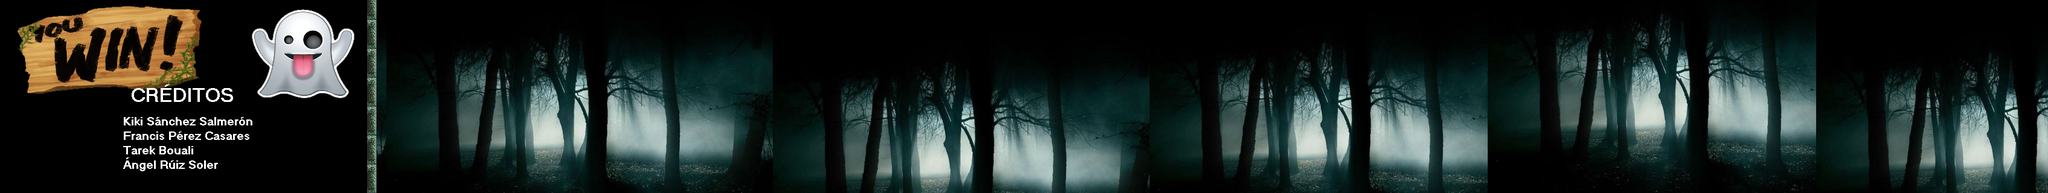

The image is a tile-based game level rendered from a .tmx file. Its description and source (layers, tilesets, objects; grid data summarised) follow:
An orthogonal 212x20 tile map with 16x16 px tiles, 2 tile layers (background, walls), 6 tilesets and 1 object.

<map version="1.0" orientation="orthogonal" renderorder="right-down" width="212" height="20" tilewidth="16" tileheight="16" nextobjectid="28">
 <tileset firstgid="1" name="WAR OF THE WORLDS adventure thriller sci-fi wallpaper  1920x1200 ..." tilewidth="16" tileheight="16" tilecount="1550" columns="50">
  <image source="WAR OF THE WORLDS adventure thriller sci-fi wallpaper  1920x1200 ....jpg" width="800" height="500" />
 </tileset>
 <tileset firstgid="1551" name="castle" tilewidth="16" tileheight="16" tilecount="256" columns="16">
  <image source="castle.png" width="256" height="256" />
 </tileset>
 <tileset firstgid="1807" name="BolaRoja" tilewidth="16" tileheight="16" tilecount="1" columns="1">
  <image source="BolaRoja.png" trans="bafeca" width="16" height="16" />
 </tileset>
 <tileset firstgid="1808" name="VidaExtra" tilewidth="16" tileheight="16" tilecount="1" columns="1">
  <image source="VidaExtra.png" trans="bafeca" width="16" height="16" />
 </tileset>
 <tileset firstgid="1809" name="fondo2" tilewidth="16" tileheight="16" tilecount="1032" columns="43">
  <image source="fondo2.png" trans="bafeca" width="700" height="394" />
 </tileset>
 <tileset firstgid="2841" name="fondoCreditos" tilewidth="16" tileheight="16" tilecount="740" columns="37">
  <image source="fondoCreditos.png" trans="bafeca" width="600" height="320" />
 </tileset>
 <layer name="background" width="212" height="20">
  <data>[4240 cells, 4240 non-empty, 1745 distinct tile ids]</data>
 </layer>
 <objectgroup name="VidaExtra">
  <object id="24" gid="1808" x="1327" y="96" width="16" height="16" />
 </objectgroup>
 <layer name="walls" width="212" height="20">
  <data>[4240 cells, 20 non-empty, 3 distinct tile ids]</data>
 </layer>
</map>
